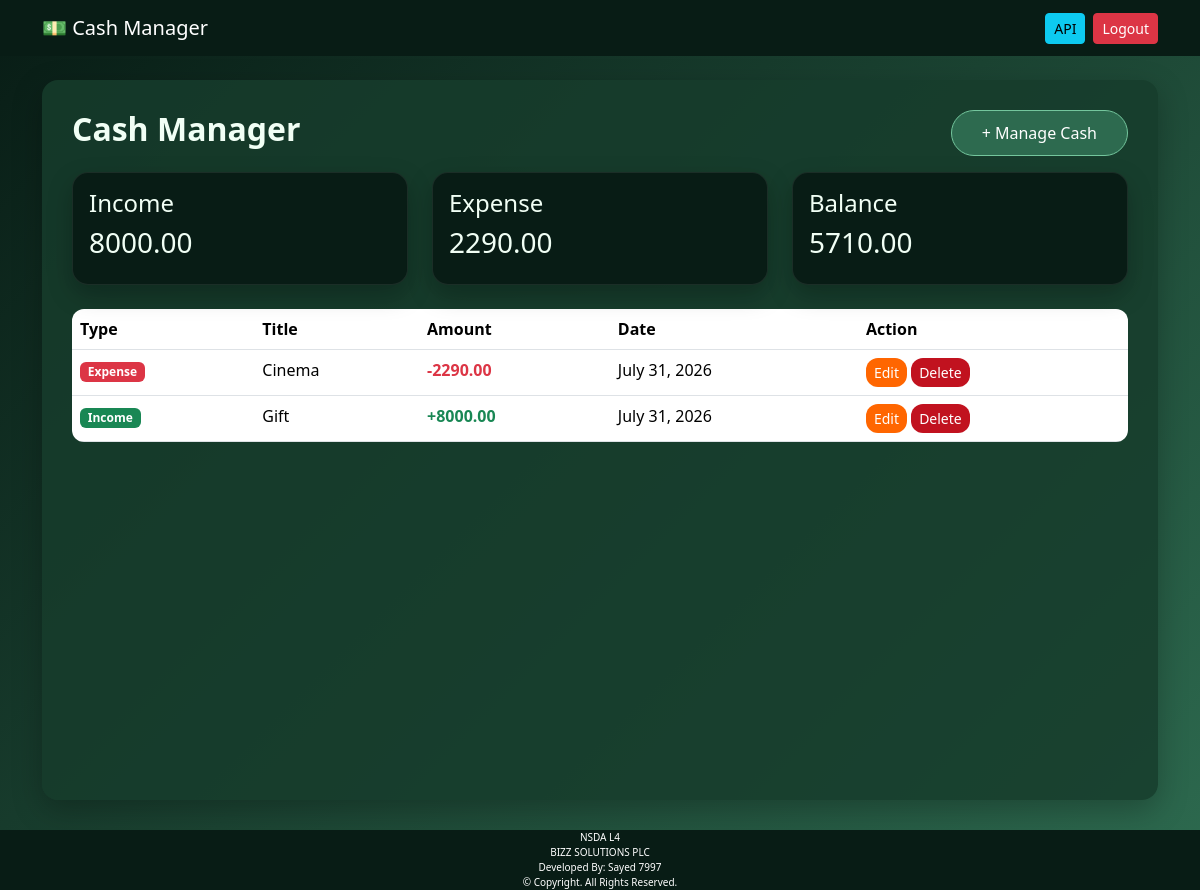
Page /cash/ (signed in) on the committed database.
### cash/models.py (models this page shows, shortened)
class Cash(models.Model):
    TRANSACTION_TYPES = (
        ("Income", "Income"),
        ("Expense", "Expense"),
    )
    user = models.ForeignKey(
        User,
        on_delete=models.CASCADE,
        related_name="cash_transactions"
    )
    title = models.CharField(max_length=100)
    amount = models.DecimalField(
        max_digits=10,
        decimal_places=2
    )
    transaction_type = models.CharField(
        max_length=10,
        choices=TRANSACTION_TYPES
    )
    date = models.DateField(auto_now_add=True)
    note = models.TextField(
        blank=True,
        null=True
    )
    created_at = models.DateTimeField(auto_now_add=True)
    updated_at = models.DateTimeField(auto_now=True)
    class Meta:
        ordering = ["-date", "-created_at"]

### cash/views.py (the view)
# urls.py: path("cash/", CashListView.as_view(), name="cash_list"),
class CashListView(LoginRequiredMixin, ListView):
    login_url = "login"
    model = Cash
    template_name = "cash_list.html"
    context_object_name = "cash_list"
    def get_queryset(self):
        return Cash.objects.filter(
            user=self.request.user
        ).order_by("-date", "-created_at")
    def get_context_data(self, **kwargs):
        context = super().get_context_data(**kwargs)
        income = Cash.objects.filter(user=self.request.user, transaction_type="Income")
        expense = Cash.objects.filter(user=self.request.user, transaction_type="Expense")
        total_income = sum(item.amount for item in income)
        total_expense = sum(item.amount for item in expense)
        context["total_income"] = total_income
        context["total_expense"] = total_expense
        context["balance"] = total_income - total_expense
        return context

### cash/templates/cash_list.html
{% extends 'base.html' %}
{% block content %}
<div class="cash-manager-page">
<div class="d-flex justify-content-between mb-3">
    <h2 class="page-title">Cash Manager</h2>
    <a href="{% url 'cash_add' %}" class="btn army-btn">
        + Manage Cash
    </a>
</div>
<div class="row mb-4">
    <div class="col-md-4">
        <div class="card stat-card">
            <div class="card-body">
                <h4>Income</h4>
                <h3>{{ total_income }}</h3>
            </div>
        </div>
    </div>
    <div class="col-md-4">
        <div class="card stat-card">
            <div class="card-body">
                <h4>Expense</h4>
                <h3>{{ total_expense }}</h3>
            </div>
        </div>
    </div>
    <div class="col-md-4">
        <div class="card stat-card">
            <div class="card-body">
                <h4>Balance</h4>
                <h3>{{ balance }}</h3>
            </div>
        </div>
    </div>
</div>
<table class="table cash-table">
<thead>
<tr>
    <th>Type</th>
    <th>Title</th>
    <th>Amount</th>
    <th>Date</th>
    <th>Action</th>
</tr>
</thead>
<tbody>
{% for cash in cash_list %}
<tr>
<td>
    {% if cash.transaction_type == "Income" %}
        <span class="badge bg-success">
            Income
        </span>
    {% else %}
        <span class="badge bg-danger">
            Expense
        </span>
    {% endif %}
</td>
<td>{{ cash.title }}</td>
<td>
    {% if cash.transaction_type == "Income" %}
        <span class="text-success fw-bold">
            +{{ cash.amount }}
        </span>
    {% else %}
        <span class="text-danger fw-bold">
            -{{ cash.amount }}
        </span>
    {% endif %}
</td>
<td>{{ cash.date }}</td>
<td>
<a href="{% url 'cash_edit' cash.id %}"
class="btn edit-btn btn-sm">
Edit
</a>
<a href="{% url 'cash_delete' cash.id %}"
onclick="return confirmDelete();"
class="btn delete-btn btn-sm">
Delete
</a>
</td>
</tr>
{% empty %}
<tr>
<td colspan="6" class="text-center empty-row">
No Cash Data Found
</td>
</tr>
{% endfor %}
</tbody>
</table>
</div>
{% endblock %}

### cash/templates/base.html (shortened to what this page needs)
<!DOCTYPE html>
<html>
<head>
    <link href="https://cdn.jsdelivr.net/npm/bootstrap@5.3.3/dist/css/bootstrap.min.css" rel="stylesheet">
    <link rel="stylesheet" href="{% static 'css/style.css' %}">
</head>
<body class="">
<nav class="navbar navbar-dark navBG">
    <div class="container d-flex align-items-center">
        <a class="navbar-brand" href="{% url 'dashboard' %}">
            💵 Cash Manager
        </a>
        {% if user.is_authenticated %}
        <div class="d-flex align-items-center gap-2">
            <a class="btn btn-info btn-sm"
               href="{% url 'api-root' %}">
                API
            </a>
            <form method="POST" action="{% url 'logout' %}">
                <button type="submit" class="btn btn-danger btn-sm">
                    Logout
                </button>
            </form>
        </div>
        {% endif %}
    </div>
</nav>
<div class="container mt-4">
{% block content %}
{% endblock %}
</div>
<footer>NSDA L4<br/>BIZZ SOLUTIONS PLC<br/>Developed By: Sayed 7997<br/>&copy; Copyright. All Rights Reserved.</footer>
</body>
</html>

### cash/static/css/style.css (style rules this page uses)
:root { --bg1:#081c15; --bg2:#1b4332; --bg3:#2d6a4f; --card:#173d2c; --card2:#214d37; --border:#3a5a40; --text:#f1fff5; --muted:#c9e4cf; --accent:#74c69d; --success:#40916c; --danger:#c1121f; --orange:#f60; }
body { background:linear-gradient(135deg,var(--bg1),var(--bg2),var(--bg3)); background-attachment:fixed; color:var(--text); min-height:100vh; display:flex; flex-direction:column; }
.card { background-color: #081c15; color: #fff; border-color: #2d6a4f; }
.navBG { background:#081c15 !important; }
footer { margin-bottom:0;background-color:#081c15;font-size: x-small;text-align: center;color:#fff }
.cash-manager-page, .form-page { min-height: 90vh;margin-bottom:30px; background:rgba(23,61,44,.85); padding:30px; border-radius:16px; box-shadow:0 10px 30px rgba(0,0,0,.25); }
.page-title { color:var(--text); font-weight:700; }
.mbox, .army-btn, .save-btn { background:var(--bg3); color:#fff; border:1px solid var(--accent); border-radius:25px; padding:10px 30px; }
.stat-card { color:var(--text); border:1px solid rgba(255,255,255,.08); border-radius:16px; box-shadow:0 10px 25px rgba(0,0,0,.25); }
.cash-table { color:var(--text); border-radius:12px; overflow:hidden; }
.cash-table thead { background:var(--card2); color:#fff; }
.cash-table tbody tr { background:var(--card); }
.edit-btn { background:var(--orange); color:#fff; border:none; border-radius:12px; }
.delete-btn { background:var(--danger); color:#fff; border:none; border-radius:12px; }

### rows in the picture
Cash: transaction_type "Expense", title "Cinema", amount "2290.00", date "July 31, 2026"
Cash: transaction_type "Income", title "Gift", amount "8000.00", date "July 31, 2026"

### other values in the picture
{{ total_income }} "8000.00"
{{ total_expense }} "2290.00"
{{ balance }} "5710.00"
